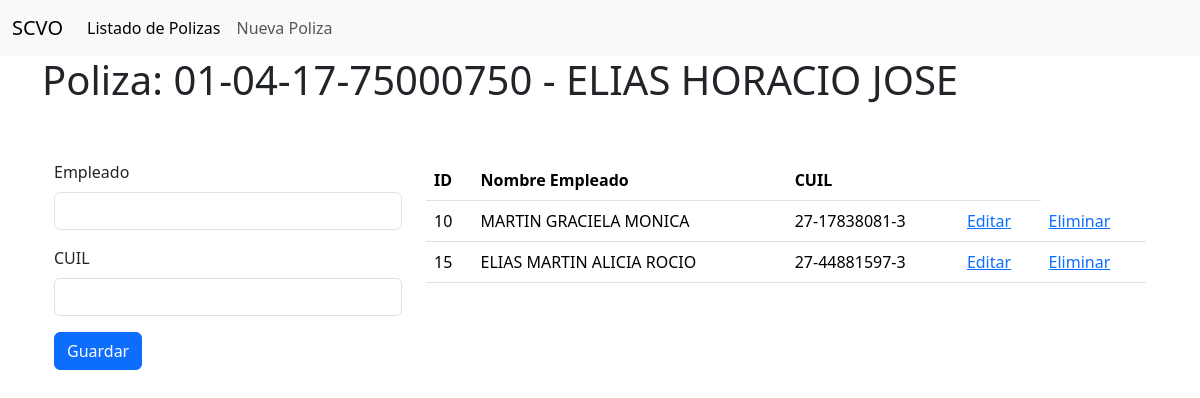
The page /listadoEmpleados/6 on the database its author committed.
### certificados/models.py (models this page shows, shortened)
class Poliza(models.Model):
    poliza = models.CharField(max_length=20)
    asegurado = models.CharField(max_length=200)
    CUIT = models.CharField(max_length=20)
    fecha= models.DateField()

class Empleado(models.Model):
    nombre = models.CharField(max_length=200)
    CUIL = models.CharField(max_length=20)
    id_poliza = models.ForeignKey(Poliza, on_delete=models.CASCADE)

### certificados/views.py (the view)
# urls.py: path('listadoEmpleados/<int:id>', views.listadoEmpleados),
def listadoEmpleados(request,id):
    poliza = Poliza.objects.get(id=id)
    empleados = Empleado.objects.filter(id_poliza_id=id)
    return render(request, 'listadoEmpleados.html',{
        'poliza': poliza,
        'empleados': empleados
    })

### certificados/templates/listadoEmpleados.html (shortened to what this page needs)
{% extends "./base.html"%}
{% block content %}
<h1>Poliza: {{ poliza.poliza}} -  {{ poliza.asegurado}}</h1>
<div class="container py-5">
    <div class="row">
        <div class="col-4">
            <form action="/registrarEmpleado/{{poliza.id}}" method="post">
                <div class="mb-3">
                    <label for="nombre" class="form-label">Empleado</label>
                    <input type="text" class="form-control" id="nombre" name="nombre">
                </div>
                <div class="mb-3">
                    <label for="CUIL" class="form-label">CUIL</label>
                    <input type="text" class="form-control" id="CUIL" name="CUIL">
                </div>
                <button type="submit" class="btn btn-primary">Guardar</button>
            </form>
        </div>
        <div class="col-8">
            <table class="table">
                <thead>
                    <tr>
                        <th scope="col">ID</th>
                        <th scope="col">Nombre Empleado</th>
                        <th scope="col">CUIL</th>
                        <th scope="col"></th>
                    </tr>
                </thead>
                <tbody>
                    {% for empleado in empleados%}
                    <tr>
                        <td>{{empleado.id }}</td>
                        <td>{{ empleado.nombre }}</td>
                        <td>{{ empleado.CUIL }}</td>
                        <td><a href="/edicionEmpleado/{{empleado.id}}">Editar</a></td>
                        <td><a href="/eliminarEmpleado/{{empleado.id}}/{{poliza.id}}" class="btnEliminacion">Eliminar</a></td>
                    </tr>
                    {% endfor %}
                </tbody>
            </table>
        </div>
    </div>
</div>
{% endblock %}

### rows shown on the page
Poliza: poliza "01-04-17-75000750", asegurado "ELIAS HORACIO JOSE"
Empleado: id "10", nombre "MARTIN GRACIELA MONICA", CUIL "27-17838081-3"
Empleado: id "15", nombre "ELIAS MARTIN ALICIA ROCIO", CUIL "27-44881597-3"
